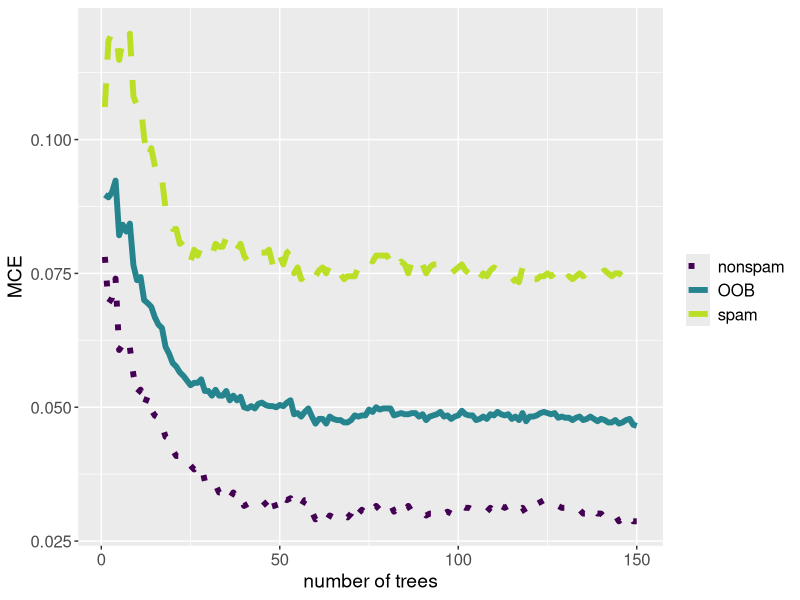
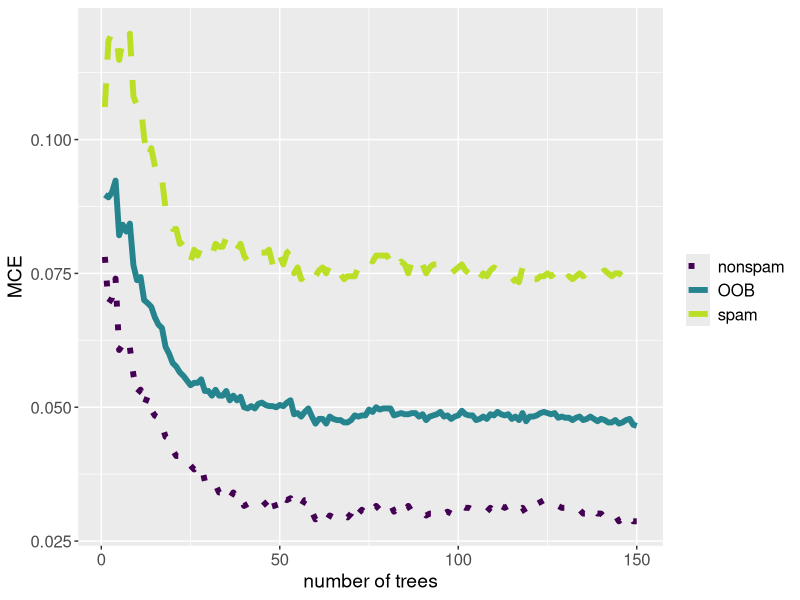

Here is the R script that generated these plots, in order:
# PREREQ -----------------------------------------------------------------------

library(knitr)
library(ggplot2)
library(randomForest)
library(kernlab)
library(tidyverse)

options(digits = 3, 
        width = 65, 
        str = strOptions(strict.width = "cut", vec.len = 3))

# DATA -------------------------------------------------------------------------

set.seed(600000)

data(spam)
model = randomForest(type ~., data = spam, ntree = 150, proximity = TRUE)

# PLOT -------------------------------------------------------------------------

plot_data <- data.frame(model$err.rate, iter = seq_len(nrow(model$err.rate))) %>%
  gather(key = "error.type", value = "error.measured", -iter)

ggplot(plot_data, mapping = aes(x = iter, y = error.measured, color = error.type, linetype = error.type)) +
  geom_line(size = 2) +
  scale_color_viridis_d(end = .9) +
  scale_linetype_manual(values = c("nonspam" = "dotted", "OOB" = "solid", "spam" = "dashed")) +
  xlab("number of trees") +
  ylab("MCE") +
  labs(color = "", linetype = "") +
  theme(axis.text = element_text(size = 12),
        axis.title = element_text(size = 14),
        legend.text = element_text(size = 12),
        legend.title = element_text(size = 14))
ggsave("../figure/forest-oob.pdf", width = 8, height = 4.5)
